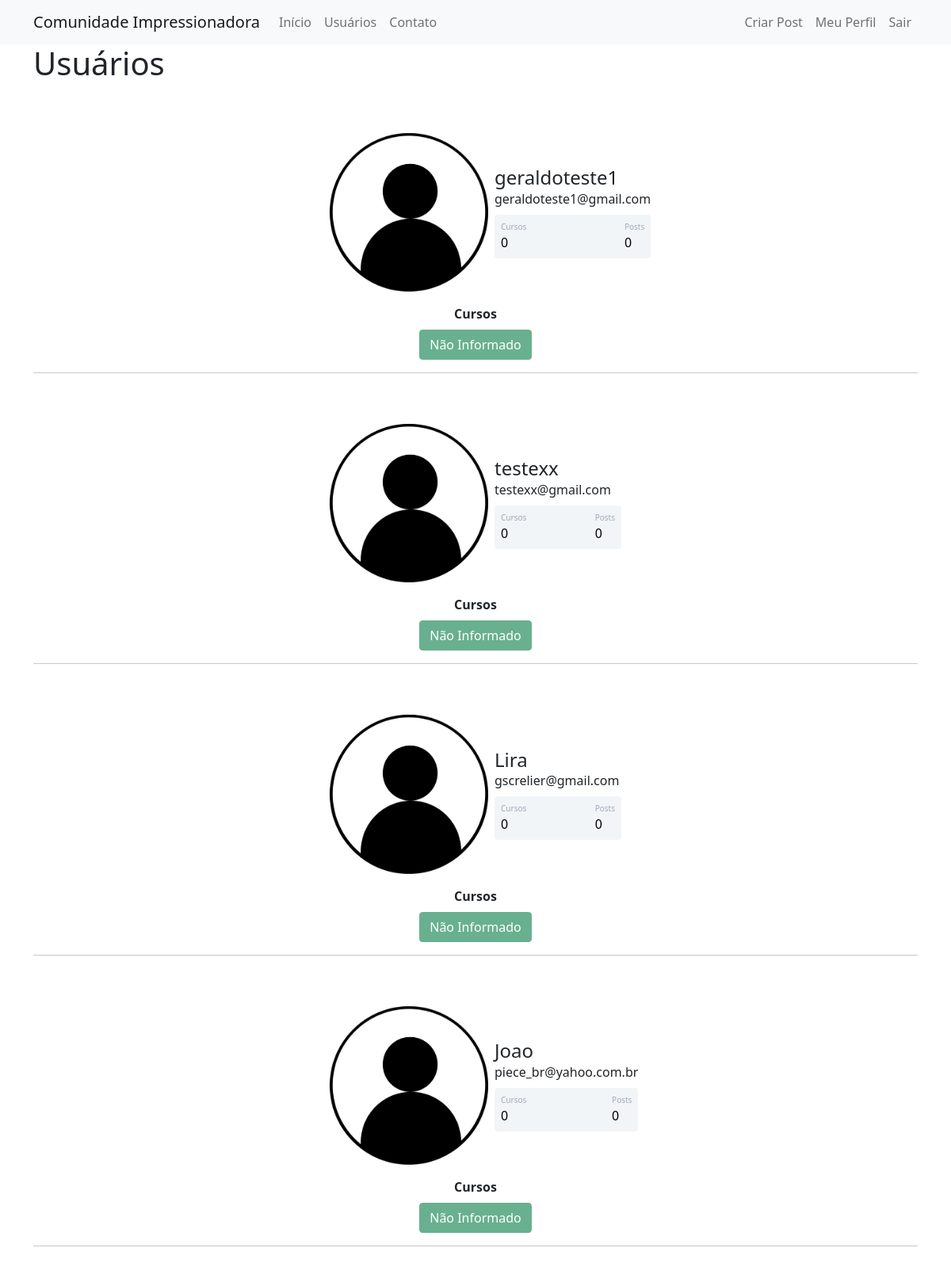
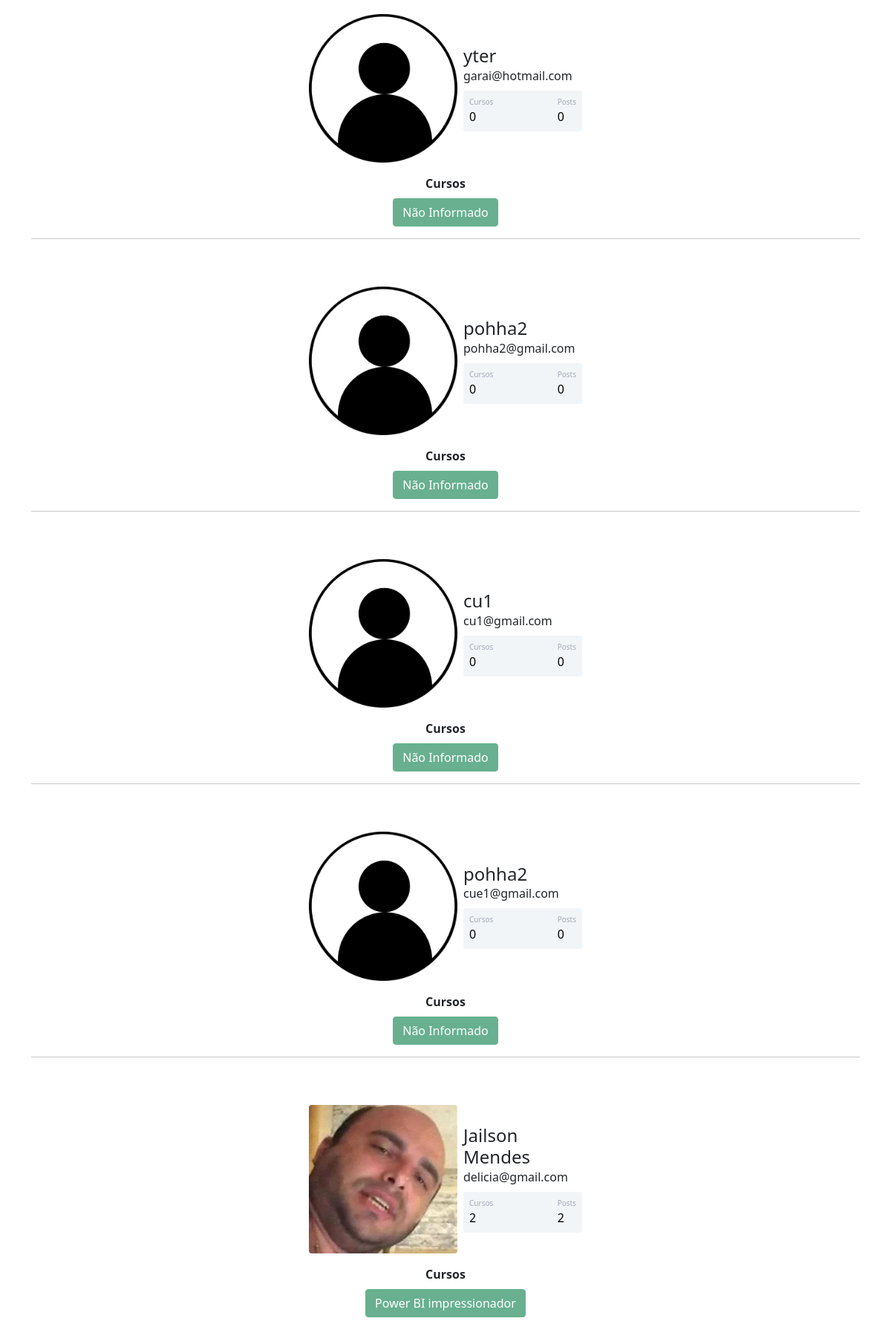
The page /usuarios (signed in, upper part) on the database its author committed (2 pictures, top to bottom).
### comunidadeimpressionadora/models.py (models this page shows)
class Usuario(database.Model, UserMixin):
    id = database.Column(database.Integer, primary_key=True)
    username = database.Column(database.String, nullable=False)
    email = database.Column(database.String, nullable=False, unique=True)
    senha = database.Column(database.String, nullable=False)
    foto_perfil = database.Column(database.String, default='default.jpg')
    posts = database.relationship('Post', backref='autor', lazy=True)
    cursos = database.Column(database.String, nullable=False, default='Não Informado')
    def contar_posts(self):
        return len(self.posts)

### comunidadeimpressionadora/routes.py (the view)
@app.route('/usuarios')
@login_required
def usuarios():
    lista_usuarios = Usuario.query.all()
    return render_template('usuarios.html', lista_usuarios=lista_usuarios)

### comunidadeimpressionadora/models.py (called while the page is built)
@login_manager.user_loader
def load_usuario(id_usuario):
    return Usuario.query.get(int(id_usuario))

### comunidadeimpressionadora/templates/usuarios.html (shortened to what this page needs)
{% extends 'base.html' %}
{% block body %}
        <div class="container">
            <h1>Usuários</h1>
            {% for usuario in lista_usuarios %}
                <div class="container mt-5 d-flex justify-content-center">
            <div class="card p-3">
                <div class="d-flex align-items-center">
                    <div class="image pe-2">
                        <img src="{{ url_for('static', filename='fotos_perfil/{}'.format(usuario.foto_perfil)) }}" class="rounded" width="200" >
                    </div>
                <div class="ml-3 w-100">
                   <h4 class="mb-0 mt-0">{{ usuario.username }}</h4>
                    <span>{{usuario.email}}</span>
                   <div class="p-2 mt-2 bg-primary d-flex justify-content-between rounded text-white stats">
                    <div class="d-flex flex-column">
                        {% if 'Não Informado' in usuario.cursos %}
                            <span class="articles">Cursos</span>
                            <span class="number1">0</span>
                        {% else %}
                            <span class="articles">Cursos</span>
                            <span class="number1">{{ usuario.cursos.count(';') + 1 }}</span>
                        {% endif %}
                    </div>
                    <div class="d-flex flex-column">
                        <span class="rating">Posts</span>
                        <span class="number3">{{ usuario.contar_posts() }}</span>
                    </div>
                   </div>
                </div>
                </div>
            </div>
    </div>
<div class="row justify-content-center">
    <div class="col col-4" style="text-align: center">
        <strong>Cursos</strong><br>
        {% for curso in usuario.cursos.split(';') %}
            <button type="button" class="btn btn-success mt-2" disabled>{{ curso }}</button>
        {% endfor %}
    </div>
</div>
                <hr>
            {% endfor %}
        </div>
{% endblock %}

### comunidadeimpressionadora/static/main.css (style rules this page uses)
.card { width: 400px; border: none; border-radius: 10px; background-color: #fff; }
.stats { background: #f2f5f8 !important; color: #000 !important; }
.articles { font-size:10px; color: #a1aab9; }
.number1 { font-weight:500; }
.rating { font-size:10px; color: #a1aab9; }
.number3 { font-weight:500; }

### rows shown on the page
Usuario: foto_perfil (placeholder picture), username "geraldoteste1", email "geraldoteste1@gmail.com", shows "Cursos", contar_posts "0", cursos "Não Informado"
Usuario: foto_perfil (placeholder picture), username "testexx", email "testexx@gmail.com", shows "Cursos", contar_posts "0", cursos "Não Informado"
Usuario: foto_perfil (placeholder picture), username "Lira", email "gscrelier@gmail.com", shows "Cursos", contar_posts "0", cursos "Não Informado"
Usuario: foto_perfil (placeholder picture), username "Joao", email "piece_br@yahoo.com.br", shows "Cursos", contar_posts "0", cursos "Não Informado"
Usuario: foto_perfil (placeholder picture), username "yter", email "garai@hotmail.com", shows "Cursos", contar_posts "0", cursos "Não Informado"
Usuario: foto_perfil (placeholder picture), username "pohha2", email "pohha2@gmail.com", shows "Cursos", contar_posts "0", cursos "Não Informado"
Usuario: foto_perfil (placeholder picture), username "cu1", email "cu1@gmail.com", shows "Cursos", contar_posts "0", cursos "Não Informado"
Usuario: foto_perfil (placeholder picture), username "pohha2", email "cue1@gmail.com", shows "Cursos", contar_posts "0", cursos "Não Informado"
Usuario: foto_perfil (placeholder picture), username "Jailson Mendes", email "delicia@gmail.com", cursos "2", contar_posts "2", curso "Power BI impressionador"
